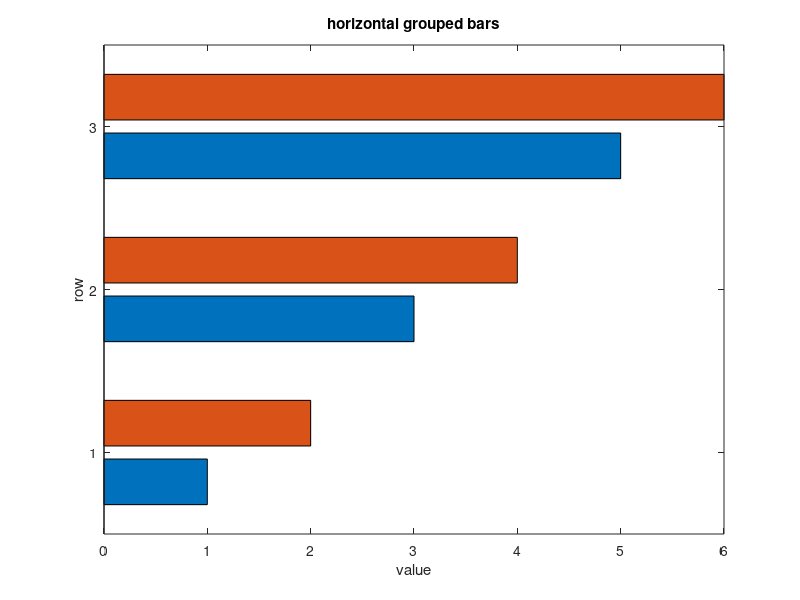

Write MATLAB code to recreate this figure. (Note: this script raises an error after producing the figure.)
%=============================================================================
% Copyright (c) 2016-present Allan CORNET (Nelson)
%=============================================================================
% This file is part of Nelson.
%=============================================================================
% LICENCE_BLOCK_BEGIN
% SPDX-License-Identifier: LGPL-3.0-or-later
% LICENCE_BLOCK_END
%=============================================================================
% <--ADV-CLI MODE-->
%=============================================================================

close all;
%=============================================================================
f = figure('Visible', 'on', 'Position', [100 100 560 420], 'Color', [1 1 1]);
axes('Parent', f);
barh([1 2; 3 4; 5 6], 'grouped');
title('horizontal grouped bars');
xlabel('value');
ylabel('row');
drawnow();
%=============================================================================
asserts.istrue(isgraphics(f, 'figure'));
asserts.isequal(f.Type, 'figure');
asserts.isequal(char(f.Visible), 'on');
asserts.isequal(f.Color, [1 1 1]);
axesHandles = findobj(f, 'Type', 'axes');
asserts.isequal(numel(axesHandles), 1);
for k = 1:numel(axesHandles)
  asserts.isequal(axesHandles(k).Type, 'axes');
  asserts.isequal(axesHandles(k).Parent, f);
end
barObjects = findobj(f, 'Type', 'bar');
asserts.isequal(numel(barObjects), 2);
asserts.istrue(all(isgraphics(barObjects, 'bar')));
for k = 1:numel(barObjects)
  asserts.isequal(barObjects(k).Type, 'bar');
end
close(f);
close all;
%=============================================================================
